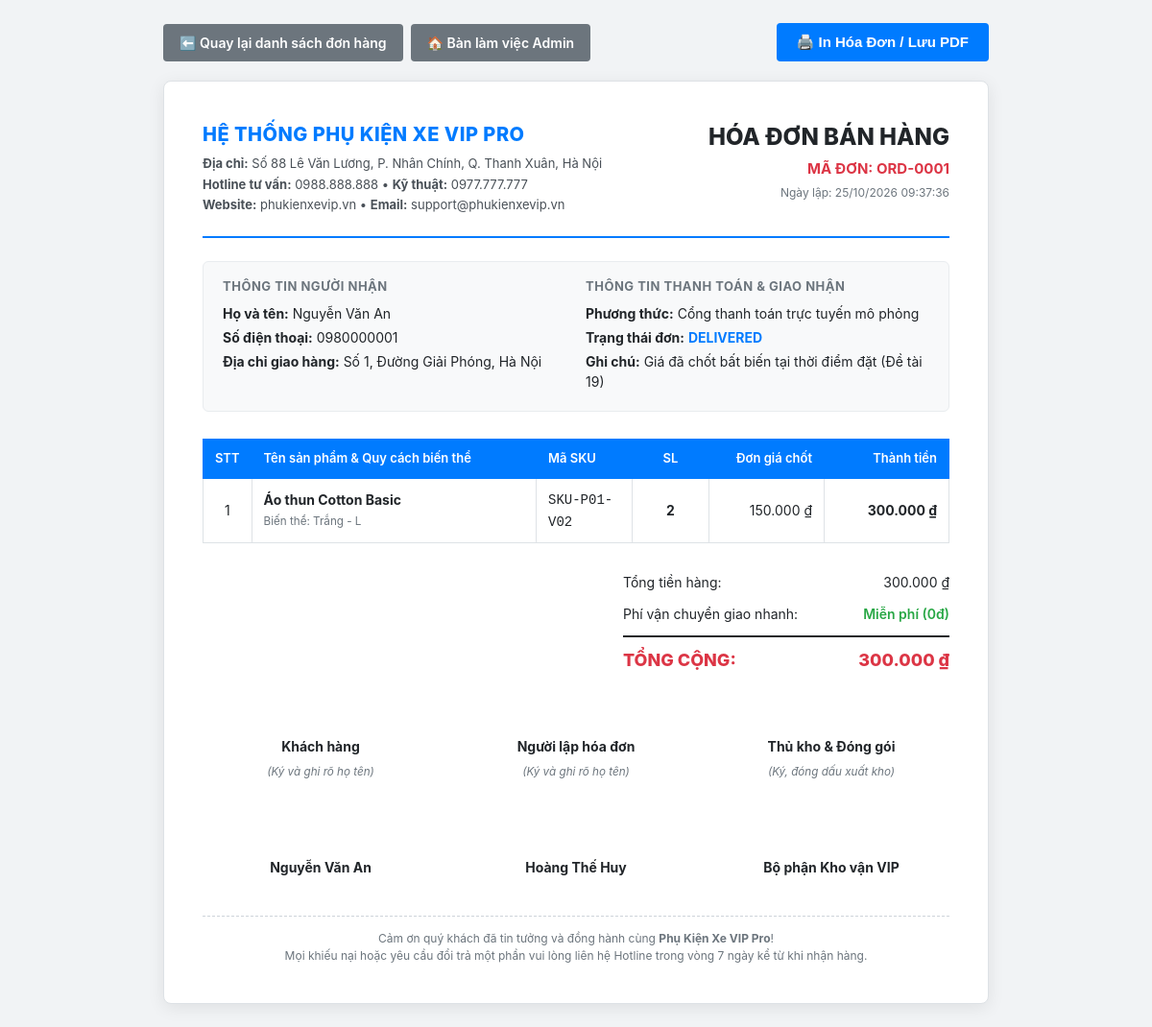
Page /admin/invoice.php?code=ORD-0001 (signed in) on the committed database.
### tables this page shows
CREATE TABLE orders (
    id INT AUTO_INCREMENT PRIMARY KEY,
    order_code VARCHAR(40) NOT NULL UNIQUE,
    user_id INT NOT NULL,
    status ENUM('PENDING', 'PAID', 'PROCESSING', 'SHIPPED', 'DELIVERED', 'CANCELLED', 'EXPIRED', 'PARTIALLY_RETURNED', 'RETURNED') NOT NULL DEFAULT 'PENDING',
    total_amount DECIMAL(12, 2) NOT NULL CHECK (total_amount >= 0),
    shipping_address VARCHAR(255) NOT NULL,
    customer_phone VARCHAR(20) NOT NULL,
    expires_at TIMESTAMP NULL,  
    created_at TIMESTAMP DEFAULT CURRENT_TIMESTAMP,
    updated_at TIMESTAMP DEFAULT CURRENT_TIMESTAMP ON UPDATE CURRENT_TIMESTAMP,
    CONSTRAINT fk_orders_user FOREIGN KEY (user_id) REFERENCES users(id)
);

CREATE TABLE users (
    id INT AUTO_INCREMENT PRIMARY KEY,
    username VARCHAR(50) NOT NULL UNIQUE,
    password_hash VARCHAR(255) NOT NULL,
    full_name VARCHAR(100) NOT NULL,
    email VARCHAR(100) NOT NULL UNIQUE,
    phone VARCHAR(20) NOT NULL,
    address VARCHAR(255) NOT NULL,
    role ENUM('customer', 'staff', 'manager') NOT NULL DEFAULT 'customer',
    created_at TIMESTAMP DEFAULT CURRENT_TIMESTAMP
);

CREATE TABLE order_items (
    id INT AUTO_INCREMENT PRIMARY KEY,
    order_id INT NOT NULL,
    variant_id INT NOT NULL,
    product_name VARCHAR(150) NOT NULL,
    variant_info VARCHAR(100) NOT NULL,
    quantity INT NOT NULL CHECK (quantity > 0),
    unit_price DECIMAL(12, 2) NOT NULL CHECK (unit_price >= 0),  
    subtotal DECIMAL(12, 2) NOT NULL CHECK (subtotal >= 0),
    delivered_quantity INT NOT NULL DEFAULT 0 CHECK (delivered_quantity >= 0),
    returned_quantity INT NOT NULL DEFAULT 0 CHECK (returned_quantity >= 0),
    CONSTRAINT fk_items_order FOREIGN KEY (order_id) REFERENCES orders(id) ON DELETE CASCADE,
    CONSTRAINT fk_items_variant FOREIGN KEY (variant_id) REFERENCES variants(id)
);

CREATE TABLE variants (
    id INT AUTO_INCREMENT PRIMARY KEY,
    product_id INT NOT NULL,
    sku VARCHAR(60) NOT NULL UNIQUE,
    attributes JSON NOT NULL,  
    price DECIMAL(12, 2) NOT NULL CHECK (price >= 0),
    stock_quantity INT NOT NULL DEFAULT 0 CHECK (stock_quantity >= 0),
    created_at TIMESTAMP DEFAULT CURRENT_TIMESTAMP,
    CONSTRAINT fk_variants_product FOREIGN KEY (product_id) REFERENCES products(id) ON DELETE CASCADE
);

### src/Database.php (called while the page is built, shortened)
<?php
function queryParams(mysqli $connection, string $sql, array $params = []): mysqli_stmt
{
    try {
        $statement = $connection->prepare($sql);
        if (!empty($params)) {
            $statement->execute($params);
        } else {
            $statement->execute();
        }
        return $statement;
    } catch (mysqli_sql_exception $e) {
        throw new RuntimeException('DATABASE_OPERATION_FAILED: ' . $e->getMessage(), (int)$e->getCode());
    }
}
function fetchAll(mysqli_stmt $stmt): array
{
    $result = $stmt->get_result();
    return $result->fetch_all(MYSQLI_ASSOC);
}
function fetchOne(mysqli_stmt $stmt): ?array
{
    $result = $stmt->get_result();
    $row = $result->fetch_assoc();
    return $row ?: null;
}

### src/OrderService.php (called while the page is built, shortened)
<?php
require_once __DIR__ . '/Database.php';
final class OrderService
{
    public function getOrderById(int $orderId): ?array
    {
        $stmt = queryParams(
            $this->db,
            "SELECT o.*, u.full_name AS customer_name, u.email AS customer_email
             FROM orders o
             JOIN users u ON o.user_id = u.id
             WHERE o.id = ?",
            [$orderId]
        );
        $order = fetchOne($stmt);
        $itemsStmt = queryParams(
            $this->db,
            "SELECT oi.*, v.sku, p.image_url
             FROM order_items oi
             JOIN variants v ON oi.variant_id = v.id
             JOIN products p ON v.product_id = p.id
             WHERE oi.order_id = ?",
            [$orderId]
        );
        $order['items'] = fetchAll($itemsStmt);
        $payStmt = queryParams($this->db, "SELECT * FROM payment_events WHERE order_id = ?", [$orderId]);
        $order['payments'] = fetchAll($payStmt);
        $retStmt = queryParams($this->db, "SELECT * FROM returns WHERE order_id = ?", [$orderId]);
        $order['returns'] = fetchAll($retStmt);
        return $order;
    }
    public function getOrderByCode(string $code): ?array
    {
        $stmt = queryParams($this->db, "SELECT id FROM orders WHERE order_code = ?", [$code]);
        $row = fetchOne($stmt);
        return $row ? $this->getOrderById((int)$row['id']) : null;
    }
}

### src/Input.php (called while the page is built, shortened)
<?php
function e(?string $value): string
{
    return htmlspecialchars($value, ENT_QUOTES | ENT_SUBSTITUTE, 'UTF-8');
}
function formatMoney(float $amount): string
{
    return number_format($amount, 0, ',', '.') . ' ₫';
}
function formatDate(string $timestamp): string
{
    $time = strtotime($timestamp);
    return date('d/m/Y H:i:s', $time);
}

### src/Session.php (called while the page is built, shortened)
<?php
function isAdminContext(): bool
{
    $uri = $_SERVER['REQUEST_URI'] ?? '';
    $script = $_SERVER['SCRIPT_NAME'] ?? '';
    $file = $_SERVER['SCRIPT_FILENAME'] ?? '';
    return str_starts_with($uri, '/admin')
        || str_contains($script, '/admin/')
        || str_contains(str_replace('\\', '/', $file), '/admin/');
}
function userSessionKey(): string
{
    return isAdminContext() ? 'admin_user' : 'customer_user';
}
function currentUser(): ?array
{
    $key = userSessionKey();
    if (isset($_SESSION[$key]) && is_array($_SESSION[$key])) {
        return $_SESSION[$key];
    }
    return null;
}

### public/admin/invoice.php (the view, shortened to what this page needs)
<?php
require_once __DIR__ . '/../src/Database.php';
require_once __DIR__ . '/../src/OrderService.php';
require_once __DIR__ . '/../src/Session.php';
require_once __DIR__ . '/../src/Input.php';
$user = currentUser();
$db = db();
$orderService = new OrderService($db);
$orderId = isset($_GET['order_id']) ? (int)$_GET['order_id'] : 0;
$orderCode = isset($_GET['code']) ? trim($_GET['code']) : '';
$order = null;
if ($orderId > 0) {
    $order = $orderService->getOrderById($orderId);
} elseif ($orderCode !== '') {
    $order = $orderService->getOrderByCode($orderCode);
}
?>
<!doctype html>
<html lang="vi">
<head>
</head>
<body>
<div class="no-print-toolbar">
    <div style="display: flex; gap: 8px;">
        <a href="/admin/orders.php" class="btn btn-secondary">
            ⬅️ Quay lại danh sách đơn hàng
        </a>
        <a href="/admin/index.php" class="btn btn-secondary">
            🏠 Bàn làm việc Admin
        </a>
    </div>
    <div>
        <button type="button" onclick="window.print()" class="btn btn-primary" style="font-size: 15px; padding: 10px 20px;">
            🖨️ In Hóa Đơn / Lưu PDF
        </button>
    </div>
</div>
<div class="invoice-card">
    <div class="invoice-header">
        <div class="company-info">
            <h2>HỆ THỐNG PHỤ KIỆN XE VIP PRO</h2>
            <p><strong>Địa chỉ:</strong> Số 88 Lê Văn Lương, P. Nhân Chính, Q. Thanh Xuân, Hà Nội</p>
            <p><strong>Hotline tư vấn:</strong> 0988.888.888 • <strong>Kỹ thuật:</strong> 0977.777.777</p>
            <p><strong>Website:</strong> phukienxevip.vn • <strong>Email:</strong> support@phukienxevip.vn</p>
        </div>
        <div class="invoice-title-block">
            <h1 class="invoice-title">HÓA ĐƠN BÁN HÀNG</h1>
            <div class="invoice-number">MÃ ĐƠN: <?= e($order['order_code']) ?></div>
            <p style="margin: 4px 0 0; color: #6c757d; font-size: 12px;">Ngày lập: <?= formatDate($order['created_at']) ?></p>
        </div>
    </div>
    <div class="customer-grid">
        <div class="info-group">
            <h4>Thông tin người nhận</h4>
            <p><strong>Họ và tên:</strong> <?= e($order['customer_name'] ?? 'Khách mua hàng') ?></p>
            <p><strong>Số điện thoại:</strong> <?= e($order['customer_phone'] ?? 'Chưa cung cấp') ?></p>
            <p><strong>Địa chỉ giao hàng:</strong> <?= e($order['shipping_address'] ?? 'Tại cửa hàng') ?></p>
        </div>
        <div class="info-group">
            <h4>Thông tin thanh toán & Giao nhận</h4>
            <p><strong>Phương thức:</strong> Cổng thanh toán trực tuyến mô phỏng</p>
            <p><strong>Trạng thái đơn:</strong> <span style="font-weight: 700; color: #007bff;"><?= e($order['status']) ?></span></p>
            <p><strong>Ghi chú:</strong> Giá đã chốt bất biến tại thời điểm đặt (Đề tài 19)</p>
        </div>
    </div>
    <table class="invoice-table">
        <thead>
            <tr>
                <th style="width: 40px; text-align: center;">STT</th>
                <th>Tên sản phẩm & Quy cách biến thể</th>
                <th style="width: 100px;">Mã SKU</th>
                <th style="width: 80px; text-align: center;">SL</th>
                <th style="width: 120px; text-align: right;">Đơn giá chốt</th>
                <th style="width: 130px; text-align: right;">Thành tiền</th>
            </tr>
        </thead>
        <tbody>
            <?php
            $stt = 1;
            $items = $order['items'] ?? [];
            foreach ($items as $item):
            ?>
                <tr>
                    <td style="text-align: center;"><?= $stt++ ?></td>
                    <td>
                        <strong><?= e($item['product_name']) ?></strong><br>
                        <small style="color: #6c757d;">Biến thể: <?= e($item['variant_info']) ?></small>
                    </td>
                    <td><code><?= e($item['sku'] ?? 'SKU-VIP') ?></code></td>
                    <td style="text-align: center; font-weight: 700;"><?= (int)$item['quantity'] ?></td>
                    <td style="text-align: right;"><?= formatMoney((float)$item['unit_price']) ?></td>
                    <td style="text-align: right; font-weight: 700;"><?= formatMoney((float)$item['subtotal']) ?></td>
                </tr>
            <?php endforeach; ?>
        </tbody>
    </table>
    <div class="total-box">
        <div class="total-row">
            <span>Tổng tiền hàng:</span>
            <span><?= formatMoney((float)$order['total_amount']) ?></span>
        </div>
        <div class="total-row">
            <span>Phí vận chuyển giao nhanh:</span>
            <span style="color: #28a745; font-weight: 600;">Miễn phí (0đ)</span>
        </div>
        <div class="total-row grand-total">
            <span>TỔNG CỘNG:</span>
            <span><?= formatMoney((float)$order['total_amount']) ?></span>
        </div>
    </div>
    <div class="signature-grid">
        <div class="signature-box">
            <h5>Khách hàng</h5>
            <small>(Ký và ghi rõ họ tên)</small>
            <div class="signature-space"></div>
            <strong><?= e($order['customer_name'] ?? '') ?></strong>
        </div>
        <div class="signature-box">
            <h5>Người lập hóa đơn</h5>
            <small>(Ký và ghi rõ họ tên)</small>
            <div class="signature-space"></div>
            <strong><?= e($user['full_name'] ?? 'Bộ phận Kế toán') ?></strong>
        </div>
        <div class="signature-box">
            <h5>Thủ kho & Đóng gói</h5>
            <small>(Ký, đóng dấu xuất kho)</small>
            <div class="signature-space"></div>
            <strong>Bộ phận Kho vận VIP</strong>
        </div>
    </div>
    <div style="margin-top: 40px; border-top: 1px dashed #ced4da; padding-top: 14px; text-align: center; font-size: 12px; color: #6c757d;">
        Cảm ơn quý khách đã tin tưởng và đồng hành cùng <strong>Phụ Kiện Xe VIP Pro</strong>!<br>
        Mọi khiếu nại hoặc yêu cầu đổi trả một phần vui lòng liên hệ Hotline trong vòng 7 ngày kể từ khi nhận hàng.
    </div>
</div>
</body>
</html>

### public/admin/invoice.php (style rules this page uses)
* { box-sizing: border-box; }
body { margin: 0; padding: 24px; background-color: #f1f3f5; font-family: -apple-system, BlinkMacSystemFont, "Segoe UI", Roboto, Arial, sans-serif; color: #212529; font-size: 14px; line-height: 1.5; }
.invoice-card { max-width: 860px; margin: 0 auto; background: #ffffff; padding: 40px; border-radius: 8px; box-shadow: 0 4px 18px rgba(0,0,0,0.08); border: 1px solid #dee2e6; }
.no-print-toolbar { max-width: 860px; margin: 0 auto 20px; display: flex; justify-content: space-between; align-items: center; flex-wrap: wrap; gap: 12px; }
.btn { display: inline-flex; align-items: center; gap: 6px; padding: 8px 16px; border-radius: 4px; font-size: 14px; font-weight: 600; cursor: pointer; text-decoration: none; border: 1px solid transparent; transition: all 0.2s ease; }
.btn-primary { background: #007bff; color: #fff; }
.btn-secondary { background: #6c757d; color: #fff; }
.invoice-header { display: flex; justify-content: space-between; align-items: flex-start; border-bottom: 2px solid #007bff; padding-bottom: 20px; margin-bottom: 24px; }
.company-info h2 { margin: 0 0 6px; font-size: 20px; color: #007bff; font-weight: 800; letter-spacing: 0.5px; }
.company-info p { margin: 2px 0; color: #495057; font-size: 13px; }
.invoice-title-block { text-align: right; }
.invoice-title { font-size: 24px; font-weight: 800; color: #212529; margin: 0 0 4px; text-transform: uppercase; }
.invoice-number { font-size: 15px; font-weight: 700; color: #dc3545; }
.customer-grid { display: grid; grid-template-columns: repeat(2, 1fr); gap: 20px; background: #f8f9fa; border: 1px solid #e9ecef; border-radius: 6px; padding: 16px 20px; margin-bottom: 28px; }
.info-group h4 { margin: 0 0 8px; font-size: 13px; text-transform: uppercase; color: #6c757d; letter-spacing: 0.5px; }
.info-group p { margin: 4px 0; font-size: 14px; }
.invoice-table { width: 100%; border-collapse: collapse; margin-bottom: 24px; }
.invoice-table th { background: #007bff; color: #ffffff; font-weight: 600; text-align: left; padding: 10px 12px; font-size: 13px; border: 1px solid #007bff; }
.invoice-table td { padding: 10px 12px; border: 1px solid #dee2e6; vertical-align: middle; }
.total-box { margin-left: auto; width: 340px; margin-bottom: 30px; }
.total-row { display: flex; justify-content: space-between; padding: 6px 0; font-size: 14px; }
.total-row.grand-total { border-top: 2px solid #212529; margin-top: 6px; padding-top: 10px; font-size: 18px; font-weight: 800; color: #dc3545; }
.signature-grid { display: grid; grid-template-columns: repeat(3, 1fr); gap: 20px; text-align: center; margin-top: 40px; padding-top: 20px; }
.signature-box h5 { margin: 0 0 4px; font-size: 14px; font-weight: 700; }
.signature-box small { color: #6c757d; font-style: italic; }
.signature-space { height: 80px; }

### rows in the picture
orders: id+order_code "ORD-0001", formatDate($order['created_at']) "25/10/2026 09:37:36", id.full_name "Nguyễn Văn An", id+customer_phone "0980000001", id+shipping_address "Số 1, Đường Giải Phóng, Hà Nội", id+status "DELIVERED", formatMoney((float)$order['total_amount']) "300.000 ₫"
order_items: product_name "Áo thun Cotton Basic", variant_info "Trắng - L", variant.sku "SKU-P01-V02", quantity "2", unit_price "150.000 ₫", subtotal "300.000 ₫"

### other values in the picture
$user['full_name'] "Hoàng Thế Huy"
